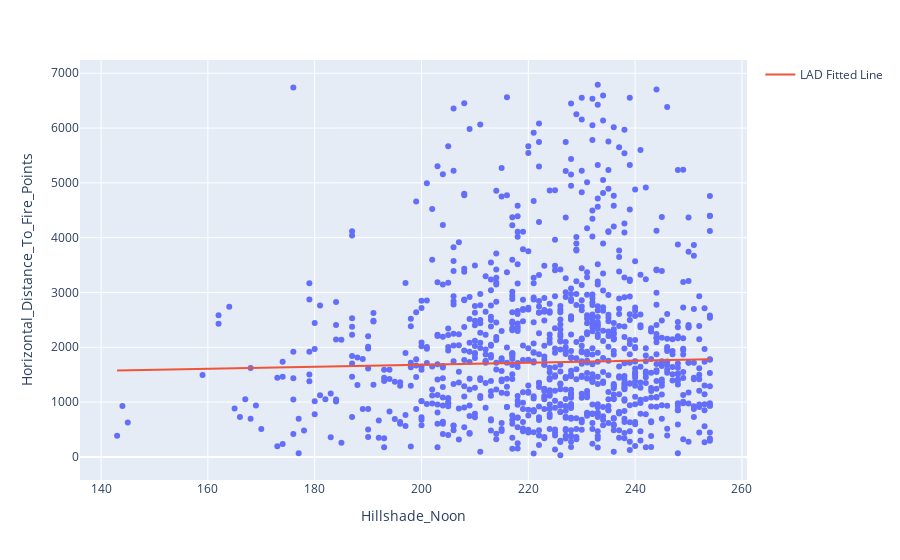

The cell this chart's notebook holds for it:
### Code cell
# Sample the data
sample_df = train_data.sample(n=1000, random_state=19)

# Fit the LAD regression model
lad_fit = LADRegression()
lad_fit.fit(X=np.array(sample_df["Hillshade_Noon"]).reshape(-1, 1),
            y=sample_df["Horizontal_Distance_To_Fire_Points"])

# Get the intercept and coefficient
intercept = lad_fit.intercept_
coef = lad_fit.coef_[0]

# Calculate predicted values
sample_df['predicted'] = intercept + coef * sample_df["Hillshade_Noon"]

# Plot the LAD fitted line on top of the scatterplot
fig = px.scatter(sample_df, x="Hillshade_Noon", y="Horizontal_Distance_To_Fire_Points")
fig.add_trace(
    go.Scatter(
        x=sample_df["Hillshade_Noon"],
        y=sample_df['predicted'],
        mode='lines',
        name='LAD Fitted Line'
    )
)

fig.show()

### Figure 1 — Plotly figure (JSON) as saved in the notebook; plotly's stock layout.template omitted (floating-point values rounded to 4 significant figures; data arrays with more than 128 entries replaced by an {"elided": "..."} marker saying what was removed)
{"data": [{"hovertemplate": "Hillshade_Noon=%{x}<br>Horizontal_Distance_To_Fire_Points=%{y}<extra></extra>", "legendgroup": "", "marker": {"color": "#636efa", "symbol": "circle"}, "mode": "markers", "name": "", "orientation": "v", "showlegend": false, "type": "scatter", "x": {"elided": "1000 int values"}, "xaxis": "x", "y": {"elided": "1000 int values"}, "yaxis": "y"}, {"mode": "lines", "name": "LAD Fitted Line", "type": "scatter", "x": {"elided": "1000 int values"}, "y": {"elided": "1000 float values"}}], "layout": {"legend": {"tracegroupgap": 0}, "margin": {"t": 60}, "xaxis": {"anchor": "y", "domain": [0, 1], "title": {"text": "Hillshade_Noon"}}, "yaxis": {"anchor": "x", "domain": [0, 1], "title": {"text": "Horizontal_Distance_To_Fire_Points"}}}}
